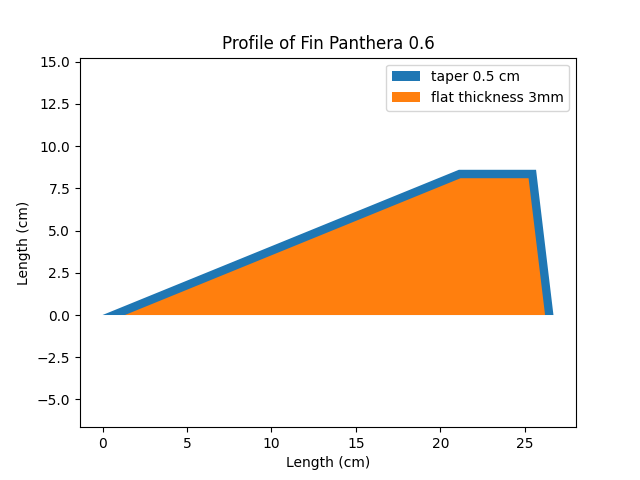

Python code for this plot:
import matplotlib.pyplot as plt
import numpy as np
import math as math
#Purpose to show fin profile for tip to tip fibreglassing
#For Panthera 0.6
cr = 26.7 #root chord, all in cm
ct = 4.57 #tip chord
ss = 8.6 #fin span
sl = 21.1 #sweep length
sr = cr-sl-ct #rear sweep length
lang = math.atan(ss/sl) #leading angle
rang = math.atan(ss/sr) #trailing angle
print(lang)
d = 7.94 #outer diameter of body tube
taper = 0.5
th = "3mm"
version = "Panthera 0.6"
plt.title("Profile of Fin "+version)
plt.fill([0,sl,sl+ct,cr],[0,ss,ss,0],label="taper "+str(taper)+" cm")
plt.fill([taper/math.sin(lang),sl+(taper/math.tan((math.pi-lang)/2)),sl+ct-(taper/math.tan((math.pi-rang)/2)),cr-(taper*math.sin(rang))],[0,ss-taper,ss-taper,0],label="flat thickness "+th)
plt.xlabel("Length (cm)")
plt.ylim((-1,ss+1))
plt.axis("equal")

plt.ylabel("Length (cm)")
plt.legend()
plt.show()
